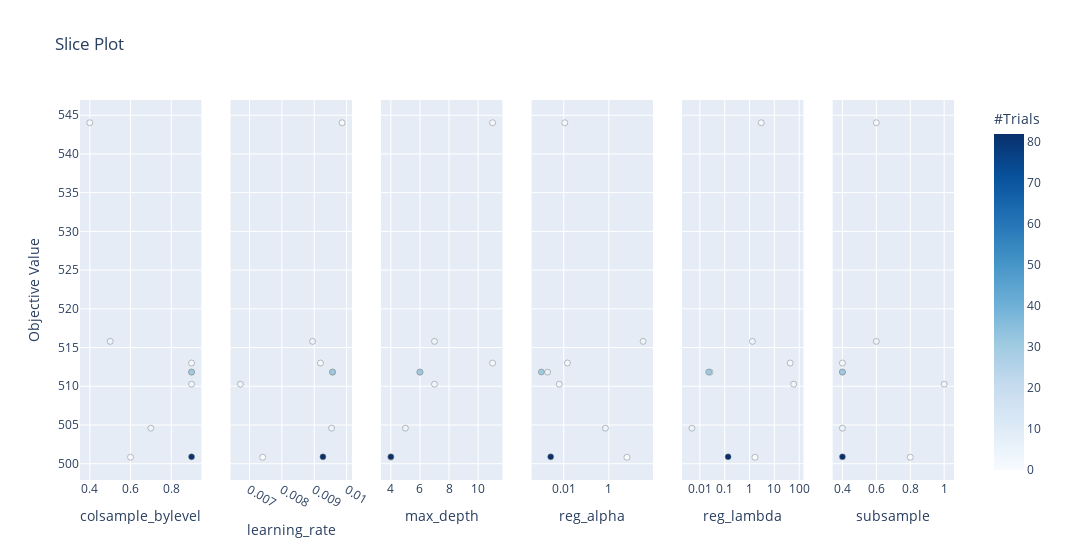

Notebook code for this chart:
### Code cell
optuna.visualization.plot_slice(study)

### Figure 1 — Plotly figure (JSON) as saved in the notebook; plotly's stock layout.template omitted (floating-point values rounded to 4 significant figures)
{"data": [{"marker": {"color": [0, 1, 2, 3, 4, 5, 6, 31, 82], "colorbar": {"title": {"text": "#Trials"}, "x": 1, "xpad": 40}, "colorscale": [[0, "rgb(247,251,255)"], [0.125, "rgb(222,235,247)"], [0.25, "rgb(198,219,239)"], [0.375, "rgb(158,202,225)"], [0.5, "rgb(107,174,214)"], [0.625, "rgb(66,146,198)"], [0.75, "rgb(33,113,181)"], [0.875, "rgb(8,81,156)"], [1, "rgb(8,48,107)"]], "line": {"color": "Grey", "width": 0.5}, "showscale": true}, "mode": "markers", "showlegend": false, "type": "scatter", "x": [0.6, 0.4, 0.9, 0.9, 0.5, 0.7, 0.9, 0.9, 0.9], "xaxis": "x", "y": [500.8, 544.0, 513.0, 510.3, 515.8, 504.6, 511.8, 511.8, 500.9], "yaxis": "y"}, {"marker": {"color": [0, 1, 2, 3, 4, 5, 6, 31, 82], "colorbar": {"title": {"text": "#Trials"}, "x": 1, "xpad": 40}, "colorscale": [[0, "rgb(247,251,255)"], [0.125, "rgb(222,235,247)"], [0.25, "rgb(198,219,239)"], [0.375, "rgb(158,202,225)"], [0.5, "rgb(107,174,214)"], [0.625, "rgb(66,146,198)"], [0.75, "rgb(33,113,181)"], [0.875, "rgb(8,81,156)"], [1, "rgb(8,48,107)"]], "line": {"color": "Grey", "width": 0.5}, "showscale": false}, "mode": "markers", "showlegend": false, "type": "scatter", "x": [0.007409, 0.00986, 0.009192, 0.006718, 0.008948, 0.009535, 0.009571, 0.009563, 0.009268], "xaxis": "x2", "y": [500.8, 544.0, 513.0, 510.3, 515.8, 504.6, 511.8, 511.8, 500.9], "yaxis": "y2"}, {"marker": {"color": [0, 1, 2, 3, 4, 5, 6, 31, 82], "colorbar": {"title": {"text": "#Trials"}, "x": 1, "xpad": 40}, "colorscale": [[0, "rgb(247,251,255)"], [0.125, "rgb(222,235,247)"], [0.25, "rgb(198,219,239)"], [0.375, "rgb(158,202,225)"], [0.5, "rgb(107,174,214)"], [0.625, "rgb(66,146,198)"], [0.75, "rgb(33,113,181)"], [0.875, "rgb(8,81,156)"], [1, "rgb(8,48,107)"]], "line": {"color": "Grey", "width": 0.5}, "showscale": false}, "mode": "markers", "showlegend": false, "type": "scatter", "x": [4, 11, 11, 7, 7, 5, 6, 6, 4], "xaxis": "x3", "y": [500.8, 544.0, 513.0, 510.3, 515.8, 504.6, 511.8, 511.8, 500.9], "yaxis": "y3"}, {"marker": {"color": [0, 1, 2, 3, 4, 5, 6, 31, 82], "colorbar": {"title": {"text": "#Trials"}, "x": 1, "xpad": 40}, "colorscale": [[0, "rgb(247,251,255)"], [0.125, "rgb(222,235,247)"], [0.25, "rgb(198,219,239)"], [0.375, "rgb(158,202,225)"], [0.5, "rgb(107,174,214)"], [0.625, "rgb(66,146,198)"], [0.75, "rgb(33,113,181)"], [0.875, "rgb(8,81,156)"], [1, "rgb(8,48,107)"]], "line": {"color": "Grey", "width": 0.5}, "showscale": false}, "mode": "markers", "showlegend": false, "type": "scatter", "x": [6.311, 0.01106, 0.01447, 0.006288, 32.96, 0.7013, 0.001914, 0.001016, 0.002631], "xaxis": "x4", "y": [500.8, 544.0, 513.0, 510.3, 515.8, 504.6, 511.8, 511.8, 500.9], "yaxis": "y4"}, {"marker": {"color": [0, 1, 2, 3, 4, 5, 6, 31, 82], "colorbar": {"title": {"text": "#Trials"}, "x": 1, "xpad": 40}, "colorscale": [[0, "rgb(247,251,255)"], [0.125, "rgb(222,235,247)"], [0.25, "rgb(198,219,239)"], [0.375, "rgb(158,202,225)"], [0.5, "rgb(107,174,214)"], [0.625, "rgb(66,146,198)"], [0.75, "rgb(33,113,181)"], [0.875, "rgb(8,81,156)"], [1, "rgb(8,48,107)"]], "line": {"color": "Grey", "width": 0.5}, "showscale": false}, "mode": "markers", "showlegend": false, "type": "scatter", "x": [1.65, 2.952, 43.26, 59.91, 1.303, 0.004773, 0.02558, 0.02257, 0.1371], "xaxis": "x5", "y": [500.8, 544.0, 513.0, 510.3, 515.8, 504.6, 511.8, 511.8, 500.9], "yaxis": "y5"}, {"marker": {"color": [0, 1, 2, 3, 4, 5, 6, 31, 82], "colorbar": {"title": {"text": "#Trials"}, "x": 1, "xpad": 40}, "colorscale": [[0, "rgb(247,251,255)"], [0.125, "rgb(222,235,247)"], [0.25, "rgb(198,219,239)"], [0.375, "rgb(158,202,225)"], [0.5, "rgb(107,174,214)"], [0.625, "rgb(66,146,198)"], [0.75, "rgb(33,113,181)"], [0.875, "rgb(8,81,156)"], [1, "rgb(8,48,107)"]], "line": {"color": "Grey", "width": 0.5}, "showscale": false}, "mode": "markers", "showlegend": false, "type": "scatter", "x": [0.8, 0.6, 0.4, 1, 0.6, 0.4, 0.4, 0.4, 0.4], "xaxis": "x6", "y": [500.8, 544.0, 513.0, 510.3, 515.8, 504.6, 511.8, 511.8, 500.9], "yaxis": "y6"}], "layout": {"title": {"text": "Slice Plot"}, "width": 1800, "xaxis": {"anchor": "y", "domain": [0, 0.1389], "title": {"text": "colsample_bylevel"}}, "xaxis2": {"anchor": "y2", "domain": [0.1722, 0.3111], "title": {"text": "learning_rate"}}, "xaxis3": {"anchor": "y3", "domain": [0.3444, 0.4833], "title": {"text": "max_depth"}}, "xaxis4": {"anchor": "y4", "domain": [0.5167, 0.6556], "title": {"text": "reg_alpha"}, "type": "log"}, "xaxis5": {"anchor": "y5", "domain": [0.6889, 0.8278], "title": {"text": "reg_lambda"}, "type": "log"}, "xaxis6": {"anchor": "y6", "domain": [0.8611, 1], "title": {"text": "subsample"}}, "yaxis": {"anchor": "x", "domain": [0, 1], "title": {"text": "Objective Value"}}, "yaxis2": {"anchor": "x2", "domain": [0, 1], "matches": "y", "showticklabels": false}, "yaxis3": {"anchor": "x3", "domain": [0, 1], "matches": "y", "showticklabels": false}, "yaxis4": {"anchor": "x4", "domain": [0, 1], "matches": "y", "showticklabels": false}, "yaxis5": {"anchor": "x5", "domain": [0, 1], "matches": "y", "showticklabels": false}, "yaxis6": {"anchor": "x6", "domain": [0, 1], "matches": "y", "showticklabels": false}}}
